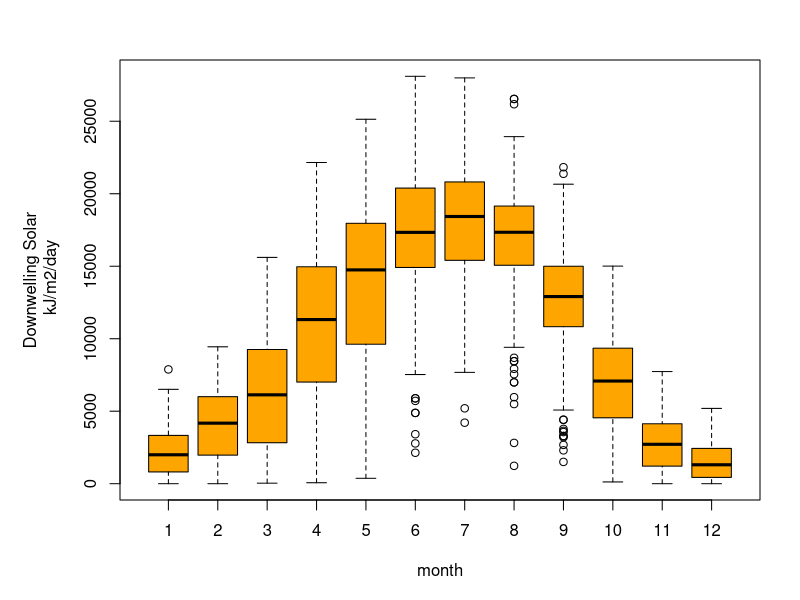

Write the R code that produced this figure.

sunlight = read.table("sun.txt", header=T)
par(mar=c(5,6,3,2))
boxplot(sunlight$Kdown_direct~sunlight$month, 
        ylab="Downwelling Solar\n kJ/m2/day",
        xlab="month",col="orange")